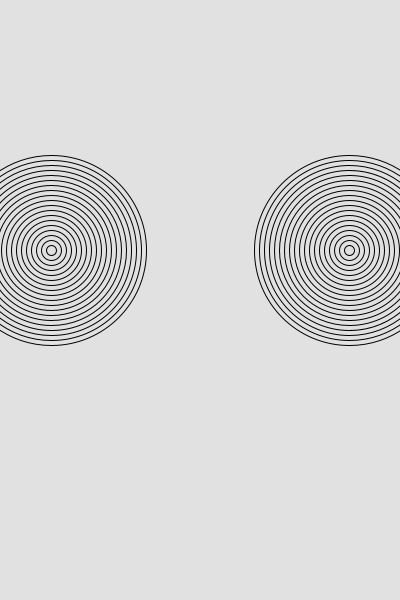
Frame 1 (no input)
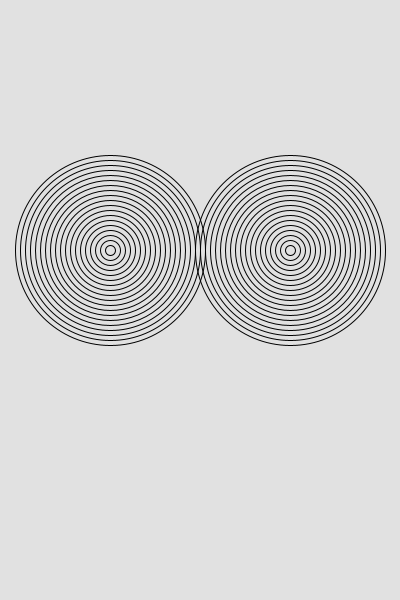
Frame 60 (the mouse pressed at the canvas centre just before this capture)
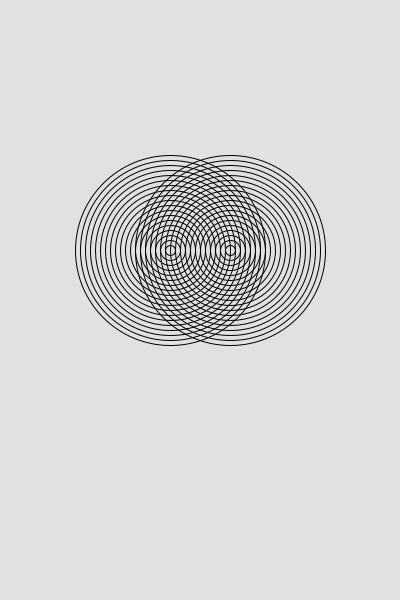
Frame 120 (the mouse held since frame 60 and released just before this capture)

The Processing sketch that drew these frames (run headless with seeded random() and noise(); from frame 60 on, the mouse is pressed at the canvas centre):

// Processing sketch: circles
// ── circles.pde
int circle1x = 50;
int circle1y = 250;
int circle2x = 350;
int circle2y = 250;
int speed1 = 1;
int speed2 = -1;
void setup()
{
 size(400,600);
 
}
void draw()
{
  background(225);
  noFill();
  if(circle1x == 49)
  {
    speed1 = -speed1;
  }
  if(circle2x == 351)
  {
    speed2 = -speed2;
  }
  if(circle1x == circle2x)
  {
    speed1 = -speed1; 
    speed2 = -speed2;
  }
   circle1x = circle1x + speed1;
   
   circle2x = circle2x + speed2;
   
  for(int i = 0; i < 200; i = i + 10)
{
  ellipse(circle1x, circle1y, i, i);
  ellipse(circle2x, circle2y, i, i);
}
}
